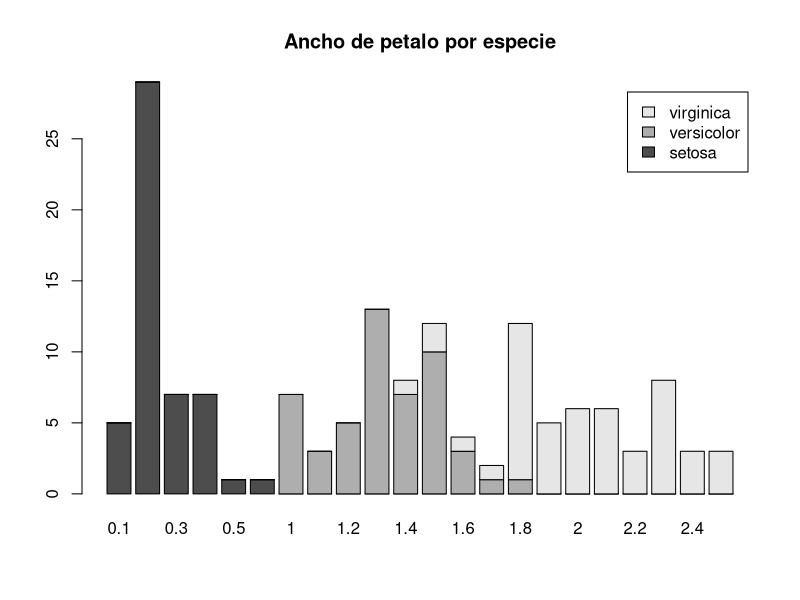
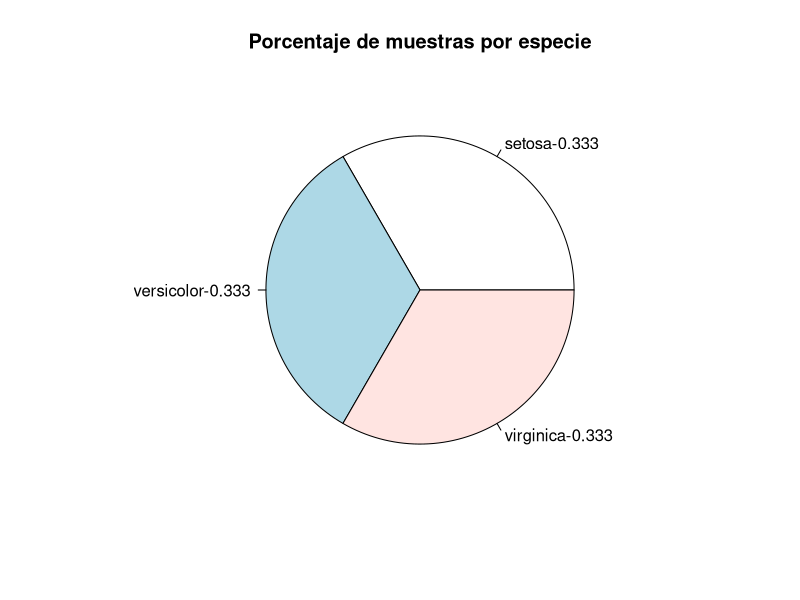
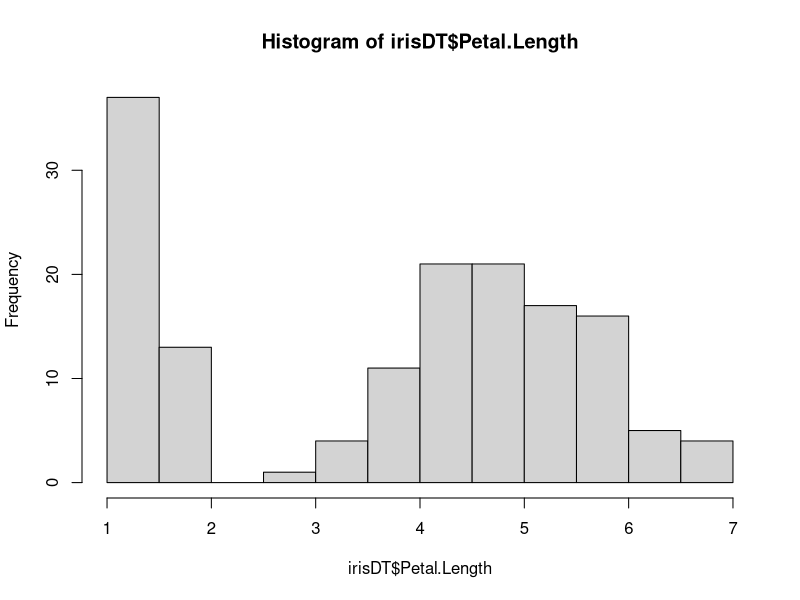
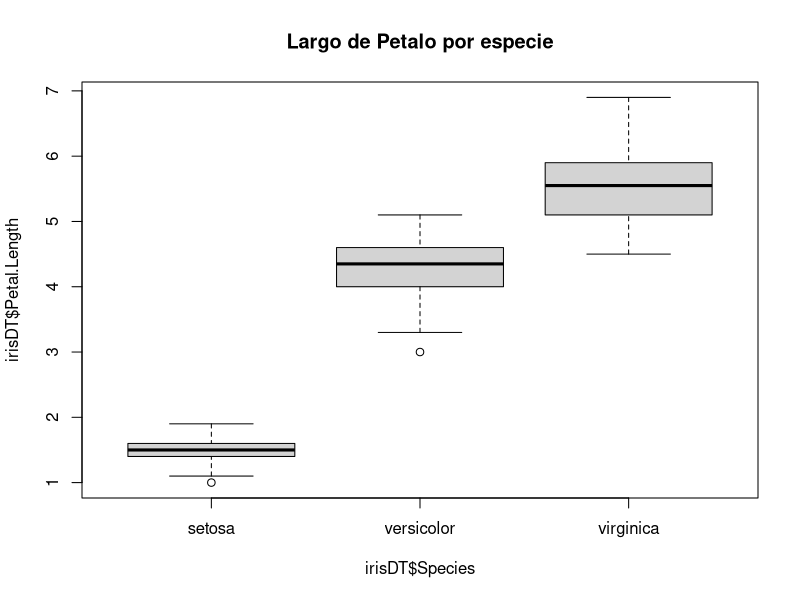
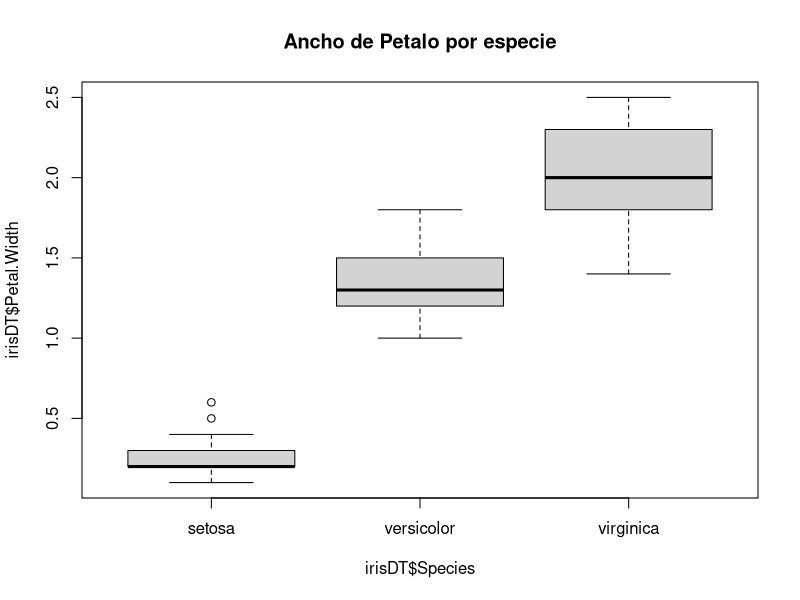
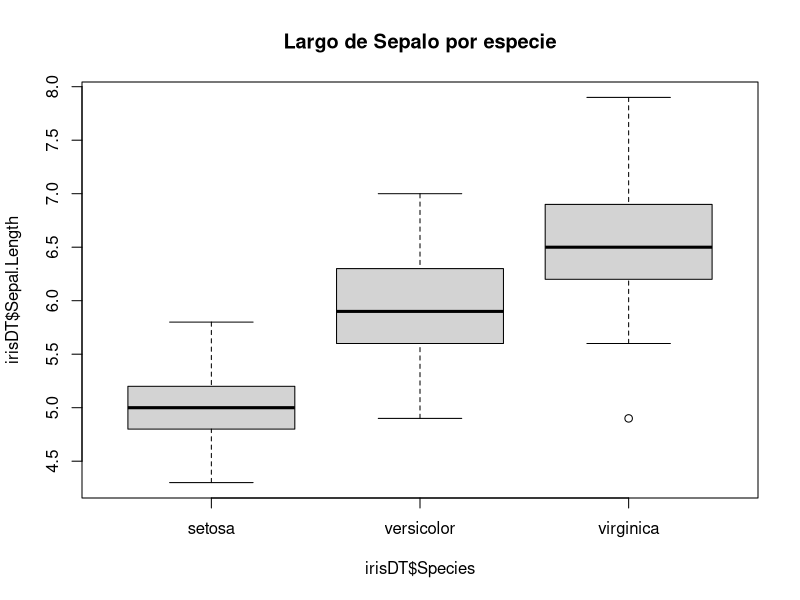
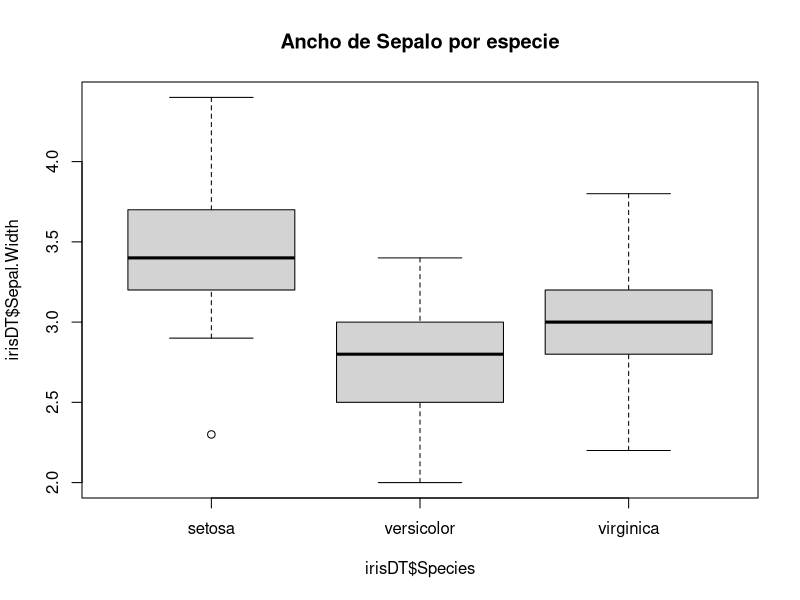
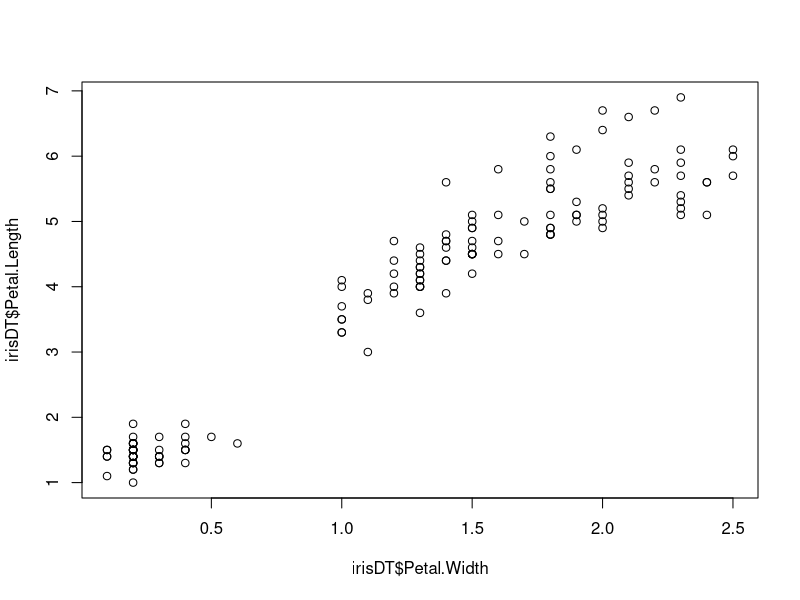

The R script that drew these images, in order:
# Analisis descriptivo
library (data.table)
irisDT <- as.data.table(iris)

#Summary y str
summary(irisDT)
str(irisDT)

# Fucion class
class(irisDT)

#Tabla de frecuencia
table(irisDT$Species)
prop.table(table(irisDT$Species))

# Tabla de frecuencia cruzada
table(irisDT$Species,irisDT$Petal.Width)

absolutas <- table(irisDT$Species,irisDT$Petal.Width)
relativas <- prop.table(table(irisDT$Species,irisDT$Petal.Width))

#Barplot
barplot(absolutas, main= "Ancho de petalo por especie", legend= rownames(absolutas))

#Tarta
etiquetas <- paste0(names(table(irisDT$Species)),"-",round(prop.table(table(irisDT$Species)),3)) # paste porque tiene que ser texto
pie(table(irisDT$Species), main= "Porcentaje de muestras por especie", labels= etiquetas)

# Histograma
hist(irisDT$Petal.Length, breaks =10)

# Boxplot
boxplot(irisDT$Petal.Length ~ irisDT$Species, main= "Largo de Petalo por especie")
boxplot(irisDT$Petal.Width ~ irisDT$Species, main= "Ancho de Petalo por especie")
boxplot(irisDT$Sepal.Length ~ irisDT$Species, main= "Largo de Sepalo por especie")
boxplot(irisDT$Sepal.Width ~ irisDT$Species, main= "Ancho de Sepalo por especie")

minimo <- min(irisDT$Petal.Width)
maximo <- max(irisDT$Petal.Width)
quantil <- quantile(irisDT$Petal.Width)
media <- mean(irisDT$Petal.Width)
mediana <- median(irisDT$Petal.Width)

varianza <- var(irisDT$Petal.Width)
IQR <- IQR(irisDT$Petal.Width) # Rango entre los cuartiles
desv <- sd(irisDT$Petal.Width, na.rm=T) #na.rm=T no cuenta los casos que fallan

plot(irisDT$Petal.Width, irisDT$Petal.Length)

